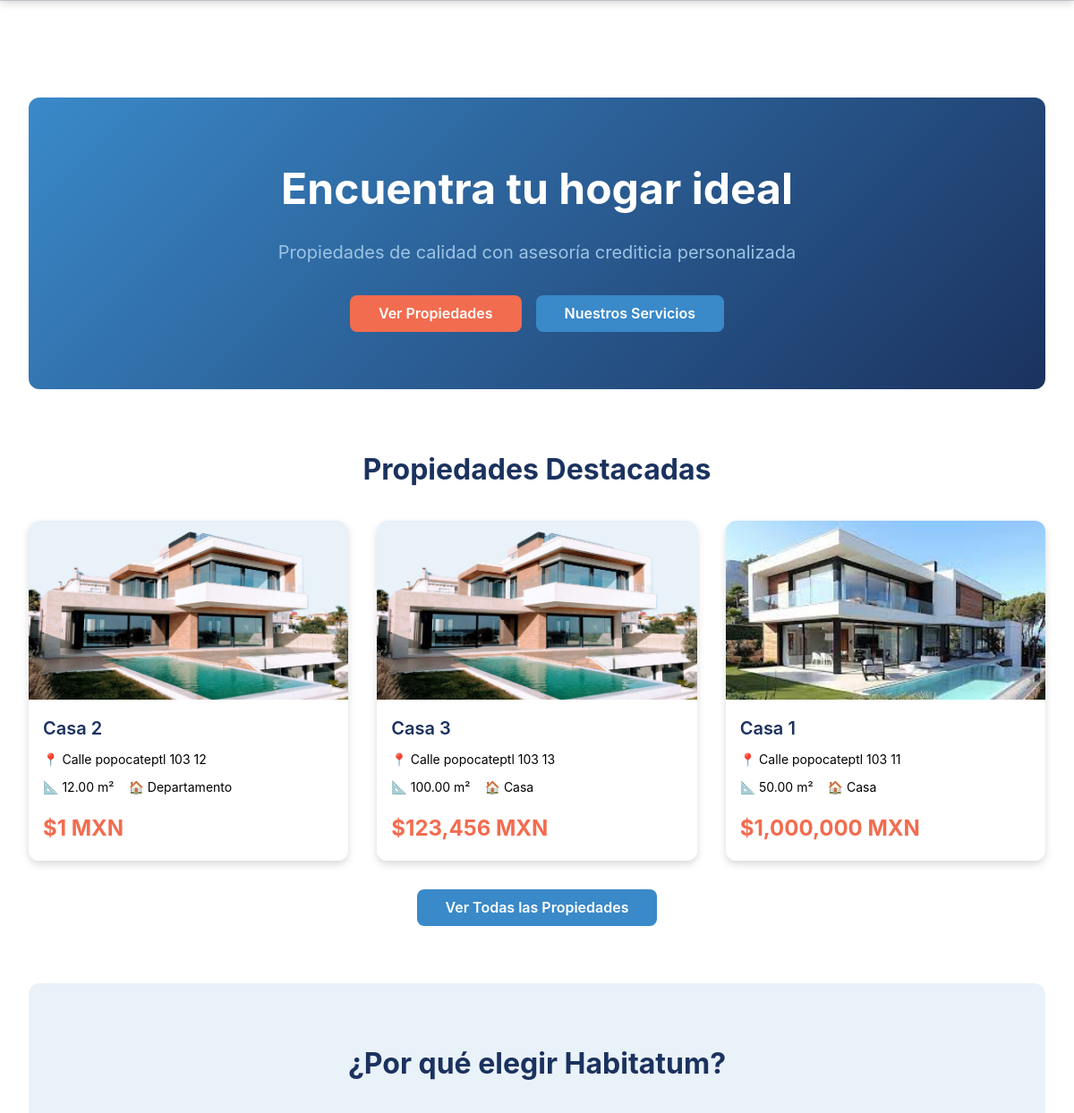
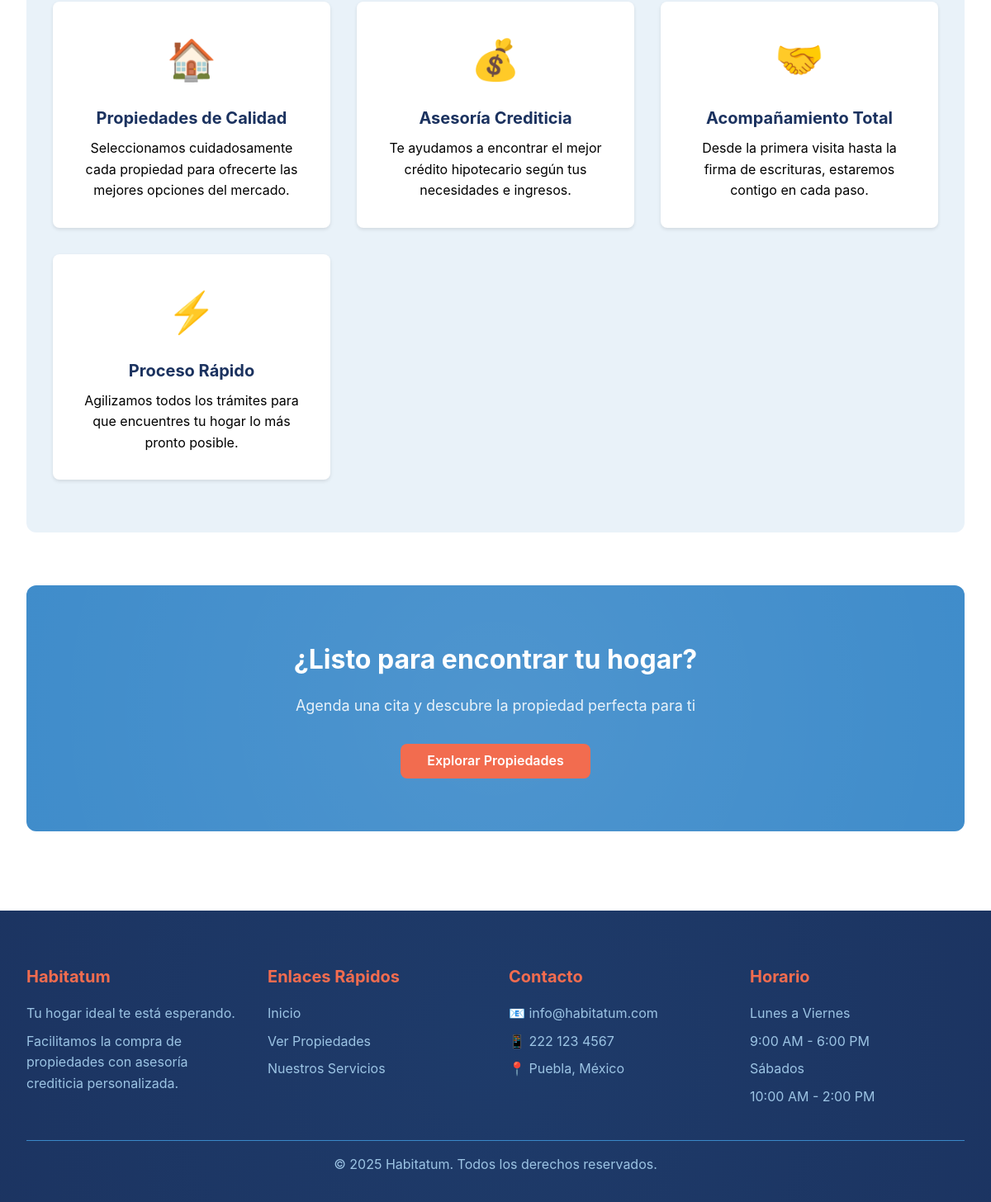
The page / on the database its author committed (2 pictures, top to bottom).
### properties/models.py (models this page shows, shortened)
class Property(models.Model):
    PROPERTY_TYPES = [
        ('casa', 'Casa'),
        ('departamento', 'Departamento'),
        ('terreno', 'Terreno'),
        ('local', 'Local Comercial'),
    ]
    nombre = models.CharField(max_length=200, verbose_name="Nombre de la Propiedad")
    descripcion = models.TextField(verbose_name="Descripción")
    metros_cuadrados = models.DecimalField(
        max_digits=10,
        decimal_places=2,
        validators=[MinValueValidator(0)],
        verbose_name="Metros Cuadrados (m²)"
    )
    tipo_inmueble = models.CharField(
        max_length=50,
        choices=PROPERTY_TYPES,
        verbose_name="Tipo de Inmueble"
    )
    ubicacion = models.CharField(max_length=300, verbose_name="Ubicación")
    precio = models.DecimalField(
        max_digits=12,
        decimal_places=2,
        validators=[MinValueValidator(0)],
        verbose_name="Precio"
    )
    imagen_principal = models.ImageField(
        upload_to='properties/',
        verbose_name="Imagen Principal"
    )
    is_visible = models.BooleanField(
        default=True,
        verbose_name="Visible en el sitio público"
    )
    fecha_creacion = models.DateTimeField(auto_now_add=True)
    fecha_actualizacion = models.DateTimeField(auto_now=True)
    class Meta:
        verbose_name = "Propiedad"
        verbose_name_plural = "Propiedades"
        ordering = ['-fecha_creacion']

### core/views.py (the view)
# urls.py: path('', views.home_view, name='home'),
def home_view(request):
    propiedades_destacadas = Property.objects.filter(
        is_visible=True
    ).order_by('-fecha_creacion')[:6]
    contexto = {
        'propiedades': propiedades_destacadas,
        'titulo_pagina': 'Bienvenido a Habitatum'
    }
    return render(request, 'home.html', contexto)

### templates/home.html (shortened to what this page needs)
{% extends 'base.html' %}
{% load humanize %}
{% block content %}
<div class="container">
    <section class="hero" id="heroSection">
        <h1 class="hero-title">Encuentra tu hogar ideal</h1>
        <p class="hero-text">Propiedades de calidad con asesoría crediticia personalizada</p>
        <div class="hero-buttons">
            <a href="{% url 'properties:property_list' %}" class="btn btn-primary hero-btn">Ver Propiedades</a>
            <a href="{% url 'core:services' %}" class="btn btn-secondary hero-btn">Nuestros Servicios</a>
        </div>
    </section>
    <section class="propiedades-destacadas">
        <h2>Propiedades Destacadas</h2>
        {% if propiedades %}
        <div class="carousel">
            {% for propiedad in propiedades %}
            <a href="{% url 'properties:property_detail' propiedad.pk %}" class="property-card">
                {% if propiedad.imagen_principal %}
                <img src="{{ propiedad.imagen_principal.url }}" alt="{{ propiedad.nombre }}" class="property-card-image">
                {% else %}
                <div class="property-card-image" style="display: flex; align-items: center; justify-content: center; color: var(--gris-medio);">
                    🏠 Sin imagen
                </div>
                {% endif %}
                <div class="property-card-content">
                    <h3 class="property-card-title">{{ propiedad.nombre }}</h3>
                    <p class="property-card-location">📍 {{ propiedad.ubicacion }}</p>
                    <div class="property-card-details">
                        <span>📐 {{ propiedad.metros_cuadrados }} m²</span>
                        <span>🏠 {{ propiedad.get_tipo_inmueble_display }}</span>
                    </div>
                    <p class="property-card-price">${{ propiedad.precio|floatformat:0|intcomma }} MXN</p>
                </div>
            </a>
            {% endfor %}
        </div>
        <div style="text-align: center;">
            <a href="{% url 'properties:property_list' %}" class="btn btn-secondary">Ver Todas las Propiedades</a>
        </div>
        {% else %}
        <div class="no-propiedades">
            <p>Por el momento no hay propiedades disponibles. ¡Pronto tendremos nuevas opciones para ti!</p>
        </div>
        {% endif %}
    </section>
    <section class="caracteristicas">
        <h2>¿Por qué elegir Habitatum?</h2>
        <div class="caracteristicas-grid">
            <div class="caracteristica-item">
                <div class="caracteristica-icon">🏠</div>
                <h3>Propiedades de Calidad</h3>
                <p>Seleccionamos cuidadosamente cada propiedad para ofrecerte las mejores opciones del mercado.</p>
            </div>
            <div class="caracteristica-item">
                <div class="caracteristica-icon">💰</div>
                <h3>Asesoría Crediticia</h3>
                <p>Te ayudamos a encontrar el mejor crédito hipotecario según tus necesidades e ingresos.</p>
            </div>
            <div class="caracteristica-item">
                <div class="caracteristica-icon">🤝</div>
                <h3>Acompañamiento Total</h3>
                <p>Desde la primera visita hasta la firma de escrituras, estaremos contigo en cada paso.</p>
            </div>
            <div class="caracteristica-item">
                <div class="caracteristica-icon">⚡</div>
                <h3>Proceso Rápido</h3>
                <p>Agilizamos todos los trámites para que encuentres tu hogar lo más pronto posible.</p>
            </div>
        </div>
    </section>
    <section class="cta-section">
        <h2>¿Listo para encontrar tu hogar?</h2>
        <p>Agenda una cita y descubre la propiedad perfecta para ti</p>
        <a href="{% url 'properties:property_list' %}" class="btn btn-primary" style="background-color: var(--naranja);">Explorar Propiedades</a>
    </section>
</div>
{% endblock %}

### templates/base.html (style rules this page uses)
* { margin: 0; padding: 0; box-sizing: border-box; }
:root { --azul-oscuro: #1B325F; --azul-medio: #9CC4E4; --beige: #E9F2F9; --azul-claro: #3A89C9; --naranja: #F26C4F; --negro: #000000; --blanco: #ffffff; --verde: #28a745; --amarillo: #ffc107; --rojo: #dc3545; --fuente-principal: -apple-system, BlinkMacSystemFont, 'Segoe UI', Roboto, 'Helvetica Neue', Arial, sans-serif; --espacio-sm: 0.5rem; --espacio-md: 1rem; --espacio-lg: 2rem; --espacio-xl: 4rem; --radio-sm: 4px; --radio-md: 8px; --radio-lg: 12px; --sombra-sm: 0 2px 4px rgba(0,0,0,0.1); --sombra-md: 0 4px 8px rgba(0,0,0,0.15); --sombra-lg: 0 8px 16px rgba(0,0,0,0.2); }
body { font-family: var(--fuente-principal); color: var(--negro); line-height: 1.6; background-color: var(--blanco); }
.container { max-width: 1200px; margin: 0 auto; padding: var(--espacio-lg); }
.btn { display: inline-block; padding: var(--espacio-sm) var(--espacio-lg); border-radius: var(--radio-md); text-decoration: none; font-weight: 600; transition: all 0.3s ease; cursor: pointer; border: none; font-size: 1rem; }
.btn-primary { background-color: var(--naranja); color: var(--blanco); }
.btn-secondary { background-color: var(--azul-claro); color: var(--blanco); }

### rows shown on the page
Property: imagen_principal (picture), nombre "Casa 2", ubicacion "Calle popocateptl 103 12", metros_cuadrados "12.00", tipo_inmueble "Departamento", precio "1"
Property: imagen_principal (picture), nombre "Casa 3", ubicacion "Calle popocateptl 103 13", metros_cuadrados "100.00", tipo_inmueble "Casa", precio "123,456"
Property: imagen_principal (picture), nombre "Casa 1", ubicacion "Calle popocateptl 103 11", metros_cuadrados "50.00", tipo_inmueble "Casa", precio "1,000,000"
